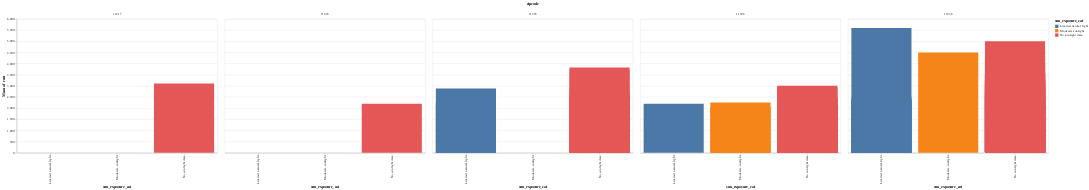

The code cell stored with this chart in its notebook:
### Code cell
bar_chart = alt.Chart(df_sun_exposure_selected).mark_bar().encode(
    x='sun_exposure_cat:N',
    y='mean(rent):Q',
    color='sun_exposure_cat:N',
    column='zipcode:N',
    tooltip=['zipcode:N', 'sun_exposure_cat:N', 'rent:Q']
).properties(
#     tooltip=['sun_exposure_cat:N', 'mean(rent):Q']
# ).properties(
    width=600,
    height=400
)

# Show the bar chart
bar_chart

### Figure 1 — Vega-Lite specification as saved in the notebook (floating-point values rounded to 4 significant figures)
{"config": {"view": {"continuousWidth": 300, "continuousHeight": 300}}, "data": {"name": "data-004a2e5cab8872870e79dda1edb7eb58"}, "mark": {"type": "bar"}, "encoding": {"color": {"field": "sun_exposure_cat", "type": "nominal"}, "column": {"field": "zipcode", "type": "nominal"}, "tooltip": [{"field": "zipcode", "type": "nominal"}, {"field": "sun_exposure_cat", "type": "nominal"}, {"field": "rent", "type": "quantitative"}], "x": {"field": "sun_exposure_cat", "type": "nominal"}, "y": {"aggregate": "mean", "field": "rent", "type": "quantitative"}}, "height": 400, "width": 600, "$schema": "https://vega.github.io/schema/vega-lite/v5.8.0.json", "datasets": {"data-004a2e5cab8872870e79dda1edb7eb58": [{"listing_path": "l-l4njo7ppbf0p", "zipcode": "11238", "unit_number": "509", "beds": 1, "size": null, "rent": 4033, "sun_exposure_cat": "No sunlight data", "sun_exposure": "No sunlight data available and the rent is 4033", "floor": "5"}, {"listing_path": "m-k641hj441qsf", "zipcode": "11226", "unit_number": "b", "beds": 1, "size": 1000.0, "rent": 1918, "sun_exposure_cat": "No sunlight data", "sun_exposure": "No sunlight data available and the rent is 1918", "floor": null}, {"listing_path": "m-7m7ugsdf31rv", "zipcode": "11226", "unit_number": "2B", "beds": 1, "size": 675.0, "rent": 2035, "sun_exposure_cat": "No sunlight data", "sun_exposure": "No sunlight data available and the rent is 2035", "floor": "2"}, {"listing_path": "m-fuijvl2a4kvv", "zipcode": "11226", "unit_number": "4E", "beds": 1, "size": 500.0, "rent": 2032, "sun_exposure_cat": "No sunlight data", "sun_exposure": "No sunlight data available and the rent is 2032", "floor": "4"}, {"listing_path": "m-9tfhakmgmkv0", "zipcode": "11226", "unit_number": "3A", "beds": 1, "size": 593.0, "rent": 2027, "sun_exposure_cat": "No sunlight data", "sun_exposure": "No sunlight data available and the rent is 2027", "floor": "3"}, {"listing_path": "m-f2aogop6554i", "zipcode": "11226", "unit_number": "2G", "beds": 1, "size": 700.0, "rent": 2466, "sun_exposure_cat": "No sunlight data", "sun_exposure": "No sunlight data available and the rent is 2466", "floor": "2"}, {"listing_path": "m-kde19bjr8f4m", "zipcode": "11226", "unit_number": "2B", "beds": 1, "size": 580.0, "rent": 2030, "sun_exposure_cat": "No sunlight data", "sun_exposure": "No sunlight data available and the rent is 2030", "floor": "2"}, {"listing_path": "m-eb8nghduno94", "zipcode": "11226", "unit_number": "4B", "beds": 1, "size": 500.0, "rent": 2031, "sun_exposure_cat": "No sunlight data", "sun_exposure": "No sunlight data available and the rent is 2031", "floor": "4"}, {"listing_path": "m-gjpbcj3u72fp", "zipcode": "11226", "unit_number": "4E", "beds": 1, "size": 550.0, "rent": 2072, "sun_exposure_cat": "No sunlight data", "sun_exposure": "No sunlight data available and the rent is 2072", "floor": "4"}, {"listing_path": "m-9htcac339ik7", "zipcode": "11226", "unit_number": "2G", "beds": 1, "size": 1000.0, "rent": 2466, "sun_exposure_cat": "No sunlight data", "sun_exposure": "No sunlight data available and the rent is 2466", "floor": "2"}, {"listing_path": "m-k9oc9i9ffs63", "zipcode": "11226", "unit_number": "2B", "beds": 1, "size": 1000.0, "rent": 2029, "sun_exposure_cat": "No sunlight data", "sun_exposure": "No sunlight data available and the rent is 2029", "floor": "2"}, {"listing_path": "m-6kf4148kfddl", "zipcode": "11226", "unit_number": "4E", "beds": 1, "size": 500.0, "rent": 2072, "sun_exposure_cat": "No sunlight data", "sun_exposure": "No sunlight data available and the rent is 2072", "floor": "4"}, {"listing_path": "m-cb9vbgu5rn5", "zipcode": "11226", "unit_number": "4E", "beds": 1, "size": 550.0, "rent": 2071, "sun_exposure_cat": "No sunlight data", "sun_exposure": "No sunlight data available and the rent is 2071", "floor": "4"}, {"listing_path": "m-au50rkfr98th", "zipcode": "11226", "unit_number": "2G", "beds": 1, "size": 550.0, "rent": 2466, "sun_exposure_cat": "No sunlight data", "sun_exposure": "No sunlight data available and the rent is 2466", "floor": "2"}, {"listing_path": "m-fo1rc16js34t", "zipcode": "11226", "unit_number": "2G", "beds": 1, "size": 500.0, "rent": 2466, "sun_exposure_cat": "No sunlight data", "sun_exposure": "No sunlight data available and the rent is 2466", "floor": "2"}, {"listing_path": "m-5ttk310iec4s", "zipcode": "11226", "unit_number": "4B", "beds": 1, "size": 700.0, "rent": 2500, "sun_exposure_cat": "No sunlight data", "sun_exposure": "No sunlight data available and the rent is 2500", "floor": "4"}, {"listing_path": "m-9p5ku13kfll7", "zipcode": "11226", "unit_number": "2B", "beds": 1, "size": 700.0, "rent": 2031, "sun_exposure_cat": "No sunlight data", "sun_exposure": "No sunlight data available and the rent is 2031", "floor": "2"}, {"listing_path": "m-lblh5t3riqfu", "zipcode": "11226", "unit_number": "3B", "beds": 1, "size": 500.0, "rent": 2100, "sun_exposure_cat": "No sunlight data", "sun_exposure": "No sunlight data available and the rent is 2100", "floor": "3"}, {"listing_path": "m-skv7aqh4s5gl", "zipcode": "11226", "unit_number": "5E", "beds": 1, "size": 500.0, "rent": 2442, "sun_exposure_cat": "No sunlight data", "sun_exposure": "No sunlight data available and the rent is 2442", "floor": "5"}, {"listing_path": "m-1u9m2efnbcup", "zipcode": "11238", "unit_number": "207", "beds": 1, "size": 9999.0, "rent": 2400, "sun_exposure_cat": "Limited natural light", "sun_exposure": "This apartment has limited sunlight and the rent is 2400", "floor": "2"}, {"listing_path": "m-cku3fm8oskfo", "zipcode": "11238", "unit_number": "8B", "beds": 1, "size": 9999.0, "rent": 2500, "sun_exposure_cat": "No sunlight data", "sun_exposure": "No sunlight data available and the rent is 2500", "floor": "8"}, {"listing_path": "m-51a9boljs562", "zipcode": "11238", "unit_number": "4D", "beds": 1, "size": 700.0, "rent": 2300, "sun_exposure_cat": "Limited natural light", "sun_exposure": "Limited natural light and the rent is 2300", "floor": "4"}, {"listing_path": "m-alvdc30ctcdj", "zipcode": "11226", "unit_number": "3F3F", "beds": 1, "size": 0.0, "rent": 2000, "sun_exposure_cat": "Moderate sunlight", "sun_exposure": "Moderate natural light and the rent is 2000", "floor": "3"}, {"listing_path": "m-6uduhgo2kok0", "zipcode": "11226", "unit_number": "33FF", "beds": 1, "size": 0.0, "rent": 2099, "sun_exposure_cat": "Moderate sunlight", "sun_exposure": "Moderate natural light and the rent is 2099", "floor": "3"}, {"listing_path": "m-jgmipn7ma570", "zipcode": "11225", "unit_number": "3RR", "beds": 1, "size": 0.0, "rent": 2200, "sun_exposure_cat": "Limited natural light", "sun_exposure": "Limited natural light and the rent is 2200", "floor": "3"}, {"listing_path": "m-ffmjf51gcevs", "zipcode": "11226", "unit_number": "2B", "beds": 1, "size": 1.0, "rent": 2200, "sun_exposure_cat": "Limited natural light", "sun_exposure": "Limited natural light and the rent is 2200", "floor": "2"}, {"listing_path": "m-rc3ivod718i5", "zipcode": "11225", "unit_number": "3", "beds": 1, "size": 0.0, "rent": 2295, "sun_exposure_cat": "Limited natural light", "sun_exposure": "Limited natural light and the rent is 2295", "floor": "3"}, {"listing_path": "m-gudu0jdt7h1m", "zipcode": "11226", "unit_number": "F3", "beds": 1, "size": 0.0, "rent": 2150, "sun_exposure_cat": "No sunlight data", "sun_exposure": "No sunlight data available and the rent is 2150", "floor": "3"}, {"listing_path": "m-p9epj5pvl9s9", "zipcode": "11226", "unit_number": "3L", "beds": 1, "size": 0.0, "rent": 2150, "sun_exposure_cat": "No sunlight data", "sun_exposure": "No sunlight data available and the rent is 2150", "floor": "3"}, {"listing_path": "m-vtmqugvur0oh", "zipcode": "11226", "unit_number": "3F", "beds": 1, "size": 0.0, "rent": 2250, "sun_exposure_cat": "Moderate sunlight", "sun_exposure": "Moderate natural light and the rent is 2250", "floor": "3"}, {"listing_path": "m-logs01fe96gg", "zipcode": "11226", "unit_number": "ONER", "beds": 1, "size": 0.0, "rent": 2999, "sun_exposure_cat": "No sunlight data", "sun_exposure": "No sunlight data available and the rent is 2999", "floor": null}, {"listing_path": "l-vloo76lhui9", "zipcode": "11226", "unit_number": "637", "beds": 0, "size": null, "rent": 2470, "sun_exposure_cat": "No sunlight data", "sun_exposure": "No sunlight data available and the rent is 2470", "floor": "6"}, {"listing_path": "l-22radm21mj5t", "zipcode": "11226", "unit_number": "704", "beds": 1, "size": null, "rent": 2875, "sun_exposure_cat": "No sunlight data", "sun_exposure": "No sunlight data available and the rent is 2875", "floor": "7"}, {"listing_path": "l-mpa0bot1horv", "zipcode": "11238", "unit_number": "523", "beds": 1, "size": 746.0, "rent": 5000, "sun_exposure_cat": "No sunlight data", "sun_exposure": "No sunlight data available and the rent is 5000", "floor": "5"}, {"listing_path": "l-niqhhmp2ao4d", "zipcode": "11225", "unit_number": "2B", "beds": 1, "size": null, "rent": 2800, "sun_exposure_cat": "No sunlight data", "sun_exposure": "No sunlight data available and the rent is 2800", "floor": "2"}, {"listing_path": "l-s0q7bhrd5bm0", "zipcode": "11225", "unit_number": "1M", "beds": 0, "size": null, "rent": 2600, "sun_exposure_cat": "No sunlight data", "sun_exposure": "No sunlight data available and the rent is 2600", "floor": "1"}, {"listing_path": "l-e8a60nod7grs", "zipcode": "11225", "unit_number": "4H", "beds": 0, "size": null, "rent": 2877, "sun_exposure_cat": "Limited natural light", "sun_exposure": "This apartment has limited sunlight and the rent is 2877", "floor": "4"}, {"listing_path": "l-ucasbmn0ub45", "zipcode": "11238", "unit_number": "7H", "beds": 0, "size": null, "rent": 3064, "sun_exposure_cat": "No sunlight data", "sun_exposure": "No sunlight data available and the rent is 3064", "floor": "7"}, {"listing_path": "l-b8bb2cfelnp4", "zipcode": "11238", "unit_number": "401", "beds": 0, "size": null, "rent": 3250, "sun_exposure_cat": "No sunlight data", "sun_exposure": "No sunlight data available and the rent is 3250", "floor": "4"}, {"listing_path": "l-he4hrhl1avo", "zipcode": "11238", "unit_number": "306", "beds": 1, "size": null, "rent": 4000, "sun_exposure_cat": "No sunlight data", "sun_exposure": "No sunlight data available and the rent is 4000", "floor": "3"}, {"listing_path": "l-tgfdpd9ecrhe", "zipcode": "11217", "unit_number": "5J", "beds": 1, "size": null, "rent": 3100, "sun_exposure_cat": "No sunlight data", "sun_exposure": "No sunlight data available and the rent is 3100", "floor": "5"}, {"listing_path": "l-nib9q9ijgoff", "zipcode": "11238", "unit_number": "1A", "beds": 1, "size": null, "rent": 3500, "sun_exposure_cat": "No sunlight data", "sun_exposure": "No sunlight data available and the rent is 3500", "floor": "1"}, {"listing_path": "l-22radm21mj5t", "zipcode": "11226", "unit_number": "704", "beds": 1, "size": null, "rent": 2875, "sun_exposure_cat": "No sunlight data", "sun_exposure": "No sunlight data available and the rent is 2875", "floor": "7"}, {"listing_path": "l-o0rngdr2memc", "zipcode": "11226", "unit_number": "715", "beds": 1, "size": null, "rent": 2959, "sun_exposure_cat": "No sunlight data", "sun_exposure": "No sunlight data available and the rent is 2959", "floor": "7"}, {"listing_path": "l-114i1asehvc2", "zipcode": "11238", "unit_number": "2F", "beds": 1, "size": null, "rent": 3295, "sun_exposure_cat": "No sunlight data", "sun_exposure": "No sunlight data available and the rent is 3295", "floor": "2"}, {"listing_path": "l-i0241551hjsi", "zipcode": "11225", "unit_number": "4K", "beds": 0, "size": null, "rent": 2450, "sun_exposure_cat": "No sunlight data", "sun_exposure": "No sunlight data available and the rent is 2450", "floor": "4"}, {"listing_path": "l-2k2qp70arkpo", "zipcode": "11225", "unit_number": "23N", "beds": 0, "size": null, "rent": 2520, "sun_exposure_cat": "No sunlight data", "sun_exposure": "No sunlight data available and the rent is 2520", "floor": "2"}, {"listing_path": "l-mpa0bot1horv", "zipcode": "11238", "unit_number": "523", "beds": 1, "size": 746.0, "rent": 5000, "sun_exposure_cat": "No sunlight data", "sun_exposure": "No sunlight data available and the rent is 5000", "floor": "5"}, {"listing_path": "l-niqhhmp2ao4d", "zipcode": "11225", "unit_number": "2B", "beds": 1, "size": null, "rent": 2800, "sun_exposure_cat": "No sunlight data", "sun_exposure": "No sunlight data available and the rent is 2800", "floor": "2"}, {"listing_path": "l-s0q7bhrd5bm0", "zipcode": "11225", "unit_number": "1M", "beds": 0, "size": null, "rent": 2600, "sun_exposure_cat": "No sunlight data", "sun_exposure": "No sunlight data available and the rent is 2600", "floor": "1"}, {"listing_path": "l-e8a60nod7grs", "zipcode": "11225", "unit_number": "4H", "beds": 0, "size": null, "rent": 2877, "sun_exposure_cat": "Limited natural light", "sun_exposure": "This apartment has limited sunlight and the rent is 2877", "floor": "4"}, {"listing_path": "l-ucasbmn0ub45", "zipcode": "11238", "unit_number": "7H", "beds": 0, "size": null, "rent": 3064, "sun_exposure_cat": "No sunlight data", "sun_exposure": "No sunlight data available and the rent is 3064", "floor": "7"}, {"listing_path": "l-b8bb2cfelnp4", "zipcode": "11238", "unit_number": "401", "beds": 0, "size": null, "rent": 3250, "sun_exposure_cat": "No sunlight data", "sun_exposure": "No sunlight data available and the rent is 3250", "floor": "4"}, {"listing_path": "l-he4hrhl1avo", "zipcode": "11238", "unit_number": "306", "beds": 1, "size": null, "rent": 4000, "sun_exposure_cat": "No sunlight data", "sun_exposure": "No sunlight data available and the rent is 4000", "floor": "3"}, {"listing_path": "l-tgfdpd9ecrhe", "zipcode": "11217", "unit_number": "5J", "beds": 1, "size": null, "rent": 3100, "sun_exposure_cat": "No sunlight data", "sun_exposure": "No sunlight data available and the rent is 3100", "floor": "5"}, {"listing_path": "l-nib9q9ijgoff", "zipcode": "11238", "unit_number": "1A", "beds": 1, "size": null, "rent": 3500, "sun_exposure_cat": "No sunlight data", "sun_exposure": "No sunlight data available and the rent is 3500", "floor": "1"}, {"listing_path": "l-in1p3ctq1l7n", "zipcode": "11238", "unit_number": "3", "beds": 1, "size": 700.0, "rent": 3350, "sun_exposure_cat": "No sunlight data", "sun_exposure": "No sunlight data available and the rent is 3350", "floor": "3"}, {"listing_path": "l-eiahqf0jgupq", "zipcode": "11225", "unit_number": "8B", "beds": 1, "size": null, "rent": 3700, "sun_exposure_cat": "No sunlight data", "sun_exposure": "No sunlight data available and the rent is 3700", "floor": "8"}, {"listing_path": "l-g4j7ikr6d4rd", "zipcode": "11225", "unit_number": "12A", "beds": 1, "size": null, "rent": 3825, "sun_exposure_cat": "No sunlight data", "sun_exposure": "No sunlight data available and the rent is 3825", "floor": "1"}, {"listing_path": "m-pojnp3vuvgon", "zipcode": "11238", "unit_number": "303", "beds": 0, "size": 9999.0, "rent": 2100, "sun_exposure_cat": "No sunlight data", "sun_exposure": "No sunlight data available and the rent is 2100", "floor": "3"}, {"listing_path": "m-atlajse2nlai", "zipcode": "11238", "unit_number": "102", "beds": 1, "size": 9999.0, "rent": 2950, "sun_exposure_cat": "No sunlight data", "sun_exposure": "No sunlight data available and the rent is 2950", "floor": "1"}, {"listing_path": "m-j3eccqa5vr8k", "zipcode": "11238", "unit_number": "408", "beds": 1, "size": 9999.0, "rent": 2950, "sun_exposure_cat": "No sunlight data", "sun_exposure": "No sunlight data available and the rent is 2950", "floor": "4"}, {"listing_path": "m-al6cipi17nmp", "zipcode": "11238", "unit_number": "206", "beds": 1, "size": 9999.0, "rent": 2950, "sun_exposure_cat": "No sunlight data", "sun_exposure": "No sunlight data available and the rent is 2950", "floor": "2"}, {"listing_path": "m-r26svsp2etao", "zipcode": "11238", "unit_number": "304", "beds": 0, "size": 9999.0, "rent": 2100, "sun_exposure_cat": "No sunlight data", "sun_exposure": "No sunlight data available and the rent is 2100", "floor": "3"}, {"listing_path": "m-j9ub0uspt3lj", "zipcode": "11238", "unit_number": "508", "beds": 1, "size": 9999.0, "rent": 2950, "sun_exposure_cat": "No sunlight data", "sun_exposure": "No sunlight data available and the rent is 2950", "floor": "5"}, {"listing_path": "m-us93lqi46jma", "zipcode": "11238", "unit_number": "404", "beds": 0, "size": 9999.0, "rent": 2100, "sun_exposure_cat": "No sunlight data", "sun_exposure": "No sunlight data available and the rent is 2100", "floor": "4"}, {"listing_path": "m-th3e5gmna9m1", "zipcode": "11238", "unit_number": "204", "beds": 0, "size": 9999.0, "rent": 2100, "sun_exposure_cat": "No sunlight data", "sun_exposure": "No sunlight data available and the rent is 2100", "floor": "2"}, {"listing_path": "l-3ubttvff9u4r", "zipcode": "11238", "unit_number": "407", "beds": 0, "size": null, "rent": 2686, "sun_exposure_cat": "No sunlight data", "sun_exposure": "No sunlight data available and the rent is 2686", "floor": "4"}, {"listing_path": "l-l7ppcng5sq8v", "zipcode": "11238", "unit_number": "207", "beds": 0, "size": null, "rent": 2542, "sun_exposure_cat": "No sunlight data", "sun_exposure": "No sunlight data available and the rent is 2542", "floor": "2"}, {"listing_path": "l-mh9qfjcn1r9e", "zipcode": "11218", "unit_number": "3", "beds": 1, "size": null, "rent": 2200, "sun_exposure_cat": "No sunlight data", "sun_exposure": "No sunlight data available and the rent is 2200", "floor": "3"}, {"listing_path": "l-b4hoklgqau8l", "zipcode": "11238", "unit_number": "10A", "beds": 1, "size": null, "rent": 4350, "sun_exposure_cat": "No sunlight data", "sun_exposure": "No sunlight data available and the rent is 4350", "floor": "1"}, {"listing_path": "l-bcukcl31jkl0", "zipcode": "11238", "unit_number": "GARDEN", "beds": 0, "size": 500.0, "rent": 2995, "sun_exposure_cat": "No sunlight data", "sun_exposure": "No sunlight data available and the rent is 2995", "floor": null}, {"listing_path": "l-rv33e2rues2r", "zipcode": "11226", "unit_number": "B1", "beds": 1, "size": null, "rent": 2000, "sun_exposure_cat": "No sunlight data", "sun_exposure": "No sunlight data available and the rent is 2000", "floor": "1"}, {"listing_path": "l-nqq3vjtc4n9k", "zipcode": "11238", "unit_number": "3", "beds": 1, "size": 850.0, "rent": 3550, "sun_exposure_cat": "No sunlight data", "sun_exposure": "No sunlight data available and the rent is 3550", "floor": "3"}, {"listing_path": "l-c0dm8dl8fnab", "zipcode": "11238", "unit_number": "1F", "beds": 1, "size": null, "rent": 3238, "sun_exposure_cat": "No sunlight data", "sun_exposure": "No sunlight data available and the rent is 3238", "floor": "1"}, {"listing_path": "l-ivltrfkc5kmm", "zipcode": "11226", "unit_number": "2G", "beds": 1, "size": null, "rent": 2500, "sun_exposure_cat": "No sunlight data", "sun_exposure": "No sunlight data available and the rent is 2500", "floor": "2"}, {"listing_path": "m-bnkfi8dmj45k", "zipcode": "11238", "unit_number": "1F", "beds": 0, "size": 9999.0, "rent": 2100, "sun_exposure_cat": "No sunlight data", "sun_exposure": "No sunlight data available and the rent is 2100", "floor": "1"}, {"listing_path": "m-qddqkcgm4vu0", "zipcode": "11238", "unit_number": "2E", "beds": 1, "size": 9999.0, "rent": 2600, "sun_exposure_cat": "No sunlight data", "sun_exposure": "No sunlight data available and the rent is 2600", "floor": "2"}, {"listing_path": "m-2jnojj5ivupc", "zipcode": "11238", "unit_number": "3F", "beds": 1, "size": 9999.0, "rent": 3000, "sun_exposure_cat": "No sunlight data", "sun_exposure": "No sunlight data available and the rent is 3000", "floor": "3"}, {"listing_path": "m-ioml7upjj0nf", "zipcode": "11238", "unit_number": "1F", "beds": 0, "size": 9999.0, "rent": 2100, "sun_exposure_cat": "No sunlight data", "sun_exposure": "No sunlight data available and the rent is 2100", "floor": "1"}, {"listing_path": "m-1a68bqniv8f5", "zipcode": "11238", "unit_number": "5E", "beds": 1, "size": 9999.0, "rent": 2600, "sun_exposure_cat": "No sunlight data", "sun_exposure": "No sunlight data available and the rent is 2600", "floor": "5"}, {"listing_path": "m-52krgvmtanfq", "zipcode": "11238", "unit_number": "2F", "beds": 1, "size": 9999.0, "rent": 2600, "sun_exposure_cat": "No sunlight data", "sun_exposure": "No sunlight data available and the rent is 2600", "floor": "2"}, {"listing_path": "m-3h2b7f9f864", "zipcode": "11238", "unit_number": "2G", "beds": 1, "size": 9999.0, "rent": 2950, "sun_exposure_cat": "No sunlight data", "sun_exposure": "No sunlight data available and the rent is 2950", "floor": "2"}, {"listing_path": "m-mllprmn7u2q", "zipcode": "11238", "unit_number": "4B", "beds": 0, "size": 9999.0, "rent": 2100, "sun_exposure_cat": "No sunlight data", "sun_exposure": "No sunlight data available and the rent is 2100", "floor": "4"}, {"listing_path": "m-175u8hpq13uk", "zipcode": "11238", "unit_number": "3E", "beds": 1, "size": 9999.0, "rent": 2600, "sun_exposure_cat": "No sunlight data", "sun_exposure": "No sunlight data available and the rent is 2600", "floor": "3"}, {"listing_path": "m-i7753l1falmj", "zipcode": "11238", "unit_number": "5D", "beds": 1, "size": 9999.0, "rent": 2600, "sun_exposure_cat": "No sunlight data", "sun_exposure": "No sunlight data available and the rent is 2600", "floor": "5"}, {"listing_path": "m-39adoidr9t7j", "zipcode": "11238", "unit_number": "2F", "beds": 1, "size": 9999.0, "rent": 2950, "sun_exposure_cat": "No sunlight data", "sun_exposure": "No sunlight data available and the rent is 2950", "floor": "2"}, {"listing_path": "m-qako0aep671j", "zipcode": "11238", "unit_number": "2J", "beds": 1, "size": 9999.0, "rent": 2950, "sun_exposure_cat": "No sunlight data", "sun_exposure": "No sunlight data available and the rent is 2950", "floor": "2"}, {"listing_path": "m-fhjftpbgko0c", "zipcode": "11238", "unit_number": "1F", "beds": 0, "size": 9999.0, "rent": 2291, "sun_exposure_cat": "No sunlight data", "sun_exposure": "No sunlight data available and the rent is 2291", "floor": "1"}, {"listing_path": "m-lkaovhe3vi2k", "zipcode": "11238", "unit_number": "5E", "beds": 1, "size": 9999.0, "rent": 2836, "sun_exposure_cat": "No sunlight data", "sun_exposure": "No sunlight data available and the rent is 2836", "floor": "5"}, {"listing_path": "m-6jj3p09j1oaa", "zipcode": "11238", "unit_number": "3K", "beds": 1, "size": 9999.0, "rent": 3273, "sun_exposure_cat": "No sunlight data", "sun_exposure": "No sunlight data available and the rent is 3273", "floor": "3"}, {"listing_path": "m-e9oadqrasp4k", "zipcode": "11238", "unit_number": "2E", "beds": 1, "size": 9999.0, "rent": 2945, "sun_exposure_cat": "No sunlight data", "sun_exposure": "No sunlight data available and the rent is 2945", "floor": "2"}, {"listing_path": "m-4g38orid0ttu", "zipcode": "11238", "unit_number": "1D", "beds": 1, "size": 9999.0, "rent": 3491, "sun_exposure_cat": "No sunlight data", "sun_exposure": "No sunlight data available and the rent is 3491", "floor": "1"}, {"listing_path": "m-4g38orid0ttu", "zipcode": "11238", "unit_number": "1D", "beds": 1, "size": 9999.0, "rent": 3491, "sun_exposure_cat": "No sunlight data", "sun_exposure": "No sunlight data available and the rent is 3491", "floor": "1"}, {"listing_path": "m-8ac4uoe1n8ec", "zipcode": "11238", "unit_number": "5G", "beds": 1, "size": 9999.0, "rent": 3600, "sun_exposure_cat": "No sunlight data", "sun_exposure": "No sunlight data available and the rent is 3600", "floor": "5"}, {"listing_path": "l-af04hjn8ih6a", "zipcode": "11238", "unit_number": "401", "beds": 1, "size": null, "rent": 4500, "sun_exposure_cat": "Moderate sunlight", "sun_exposure": "This apartment has moderate sunlight and the rent is 4500", "floor": "4"}, {"listing_path": "l-e23oh50jf3js", "zipcode": "11238", "unit_number": "2A", "beds": 1, "size": 575.0, "rent": 2500, "sun_exposure_cat": "Limited natural light", "sun_exposure": "This apartment has limited sunlight and the rent is 2500", "floor": "2"}, {"listing_path": "l-q69hi8o4fh1u", "zipcode": "11238", "unit_number": "2", "beds": 1, "size": null, "rent": 2700, "sun_exposure_cat": "No sunlight data", "sun_exposure": "No sunlight data available and the rent is 2700", "floor": "2"}, {"listing_path": "l-5sr3mraftvdo", "zipcode": "11238", "unit_number": "1C", "beds": 1, "size": 1196.0, "rent": 5595, "sun_exposure_cat": "Limited natural light", "sun_exposure": "This apartment has limited sunlight and the rent is 5595", "floor": "1"}, {"listing_path": "l-9417psnrdkqb", "zipcode": "11238", "unit_number": "4B", "beds": 1, "size": 665.0, "rent": 3600, "sun_exposure_cat": "No sunlight data", "sun_exposure": "No sunlight data available and the rent is 3600", "floor": "4"}, {"listing_path": "m-oc27u40tqu3k", "zipcode": "11238", "unit_number": "5E", "beds": 1, "size": 0.0, "rent": 2350, "sun_exposure_cat": "Limited natural light", "sun_exposure": "Limited natural light and the rent is 2350", "floor": "5"}, {"listing_path": "m-6aoa0jitd5d7", "zipcode": "11238", "unit_number": "3C", "beds": 1, "size": 9999.0, "rent": 2600, "sun_exposure_cat": "No sunlight data", "sun_exposure": "No sunlight data available and the rent is 2600", "floor": "3"}, {"listing_path": "l-ue6jib37qqnf", "zipcode": "11238", "unit_number": "4", "beds": 1, "size": null, "rent": 3500, "sun_exposure_cat": "No sunlight data", "sun_exposure": "No sunlight data available and the rent is 3500", "floor": "4"}]}}
